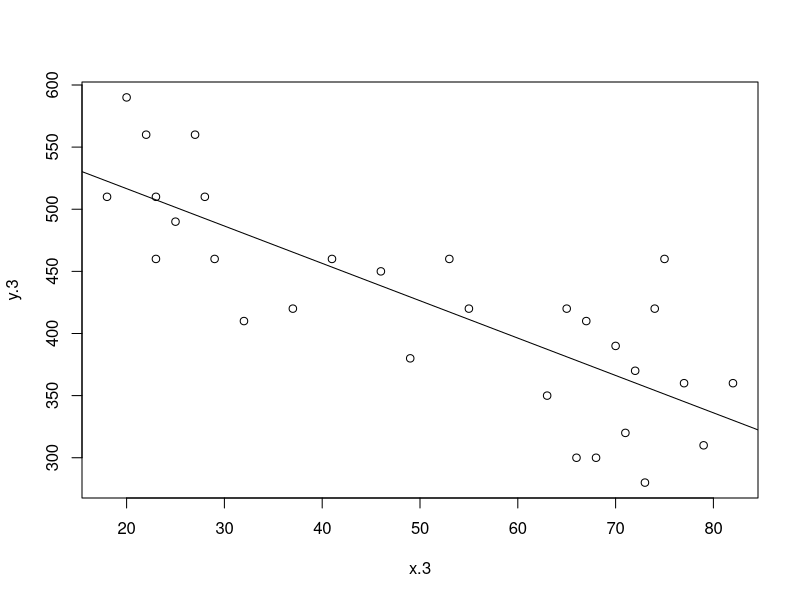
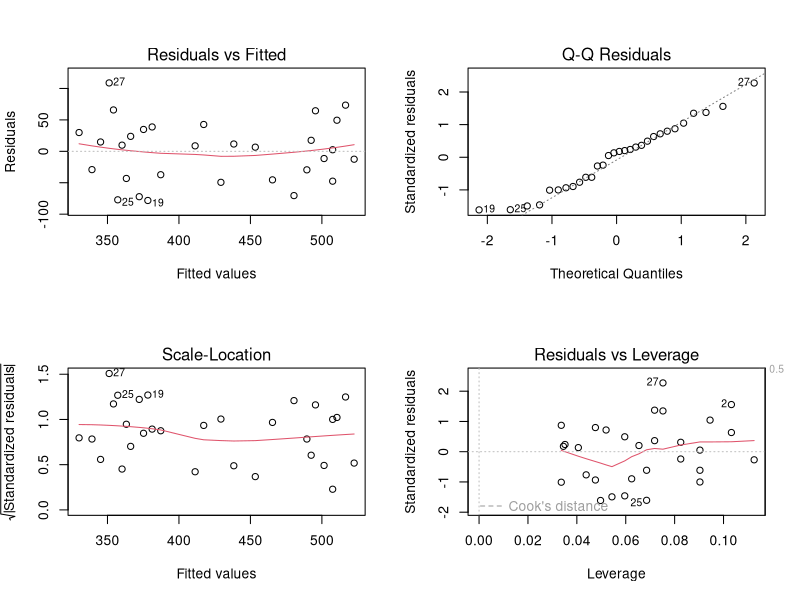

Here is the R script that generated these plots, in order:
#Load dataset
hwsign_data <- read.table(file='./Highwaysigns.txt', header=TRUE)
head(hwsign_data)

x.3 <- hwsign_data$age
y.3 <- hwsign_data$distance
n.3 <- length(x.3)

#a. Fit simple regression line using the least squares method
reg_line.3 <- lm(y.3~x.3)
plot(x.3, y.3)
abline(reg_line.3)

#b. 95% CI average distance 75 years of age
new_data.3 <- data.frame(x.3 = c(75))
reg_line_95c.3 <- predict(reg_line.3, interval="c", newdata = new_data.3)
#c. 95% PI average distance 75 years of age
reg_line_95p.3 <- predict(reg_line.3, interval="p", newdata = new_data.3)

#d. Overlay two intervals from b) and c) onto the scatterplot of the datapoints and explain the difference between them


#e. Diagnostics plots
par(mfrow=c(2,2))
plot(reg_line.3)